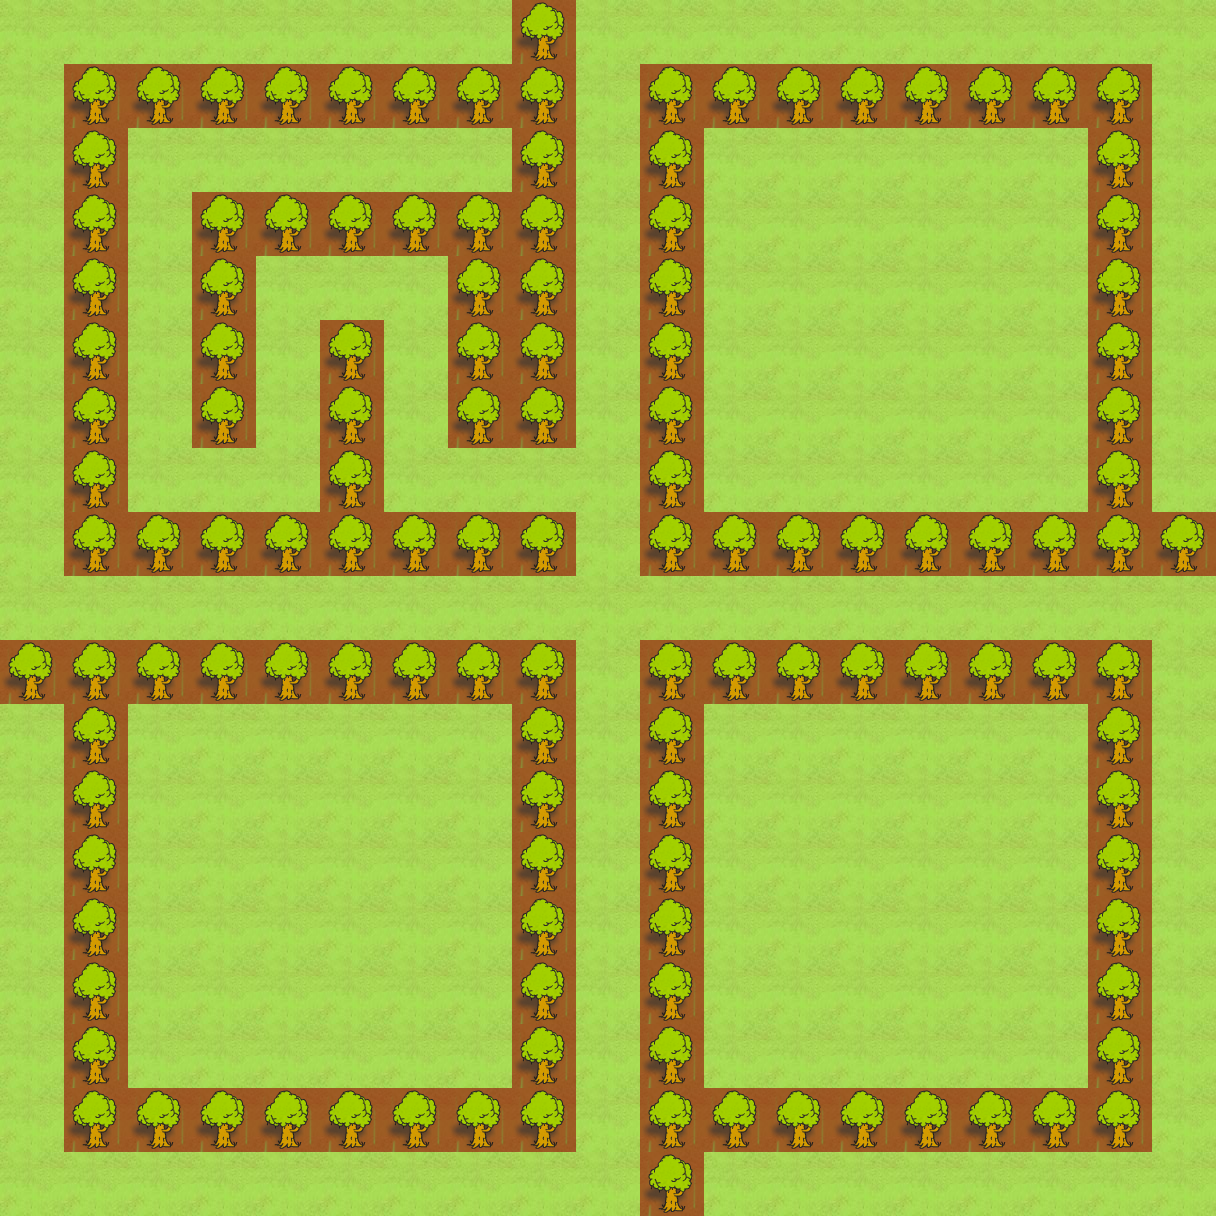

A 2D game scene composited from a Tiled map and its tileset images. What follows is a short description and the map's XML, with each tile layer's data collapsed to a summary:
An orthogonal 19x19 tile map with 64x64 px tiles, 3 tile layers (Ground, SpecialLayer, Trees), 8 tilesets and 6 objects (characters/enemies/monkey/monkey, characters/player/player_one, characters/player/player_four, characters/player/player_three, characters/player/player_two, ...).

<map version="1.0" orientation="orthogonal" width="19" height="19" tilewidth="64" tileheight="64">
 <tileset firstgid="1" name="water" tilewidth="64" tileheight="64">
  <image source="../../../tiles/water.png" width="320" height="1216" />
 </tileset>
 <tileset firstgid="96" name="jungle" tilewidth="64" tileheight="64">
  <image source="../../../tiles/jungle.png" width="320" height="1216" />
 </tileset>
 <tileset firstgid="191" name="paths" tilewidth="64" tileheight="64">
  <image source="../../../tiles/paths.png" width="320" height="1216" />
 </tileset>
 <tileset firstgid="286" name="objects" tilewidth="64" tileheight="64">
  <image source="../../../tiles/objects.png" width="320" height="1216" />
 </tileset>
 <tileset firstgid="381" name="sand" tilewidth="64" tileheight="64">
  <image source="../../../tiles/sand.png" width="320" height="1216" />
 </tileset>
 <tileset firstgid="476" name="walls" tilewidth="64" tileheight="64">
  <image source="../../../tiles/walls.png" width="320" height="1216" />
 </tileset>
 <tileset firstgid="571" name="special" tilewidth="64" tileheight="64">
  <image source="../../../tiles/special.png" width="320" height="1216" />
 </tileset>
 <tileset firstgid="666" name="house" tilewidth="64" tileheight="64">
  <image source="../../../tiles/house.png" width="320" height="640" />
 </tileset>
 <layer name="Ground" width="19" height="19">
  <data>[361 cells, 361 non-empty, 1 distinct tile ids]</data>
 </layer>
 <layer name="SpecialLayer" width="19" height="19">
  <data>[361 cells, 129 non-empty, 1 distinct tile ids]</data>
 </layer>
 <objectgroup name="Object Layer 1" width="19" height="19">
  <object name="characters/enemies/monkey/monkey" gid="287" x="256" y="512" />
  <object name="characters/player/player_one" gid="286" x="1152" y="512" />
  <object name="characters/player/player_four" gid="286" x="704" y="1216" />
  <object name="characters/player/player_three" gid="286" x="0" y="768" />
  <object name="characters/player/player_two" gid="286" x="448" y="64" />
  <object name="camera/camera" gid="302" x="896" y="320" />
 </objectgroup>
 <layer name="Trees" width="19" height="19">
  <data>[361 cells, 129 non-empty, 1 distinct tile ids]</data>
 </layer>
</map>
